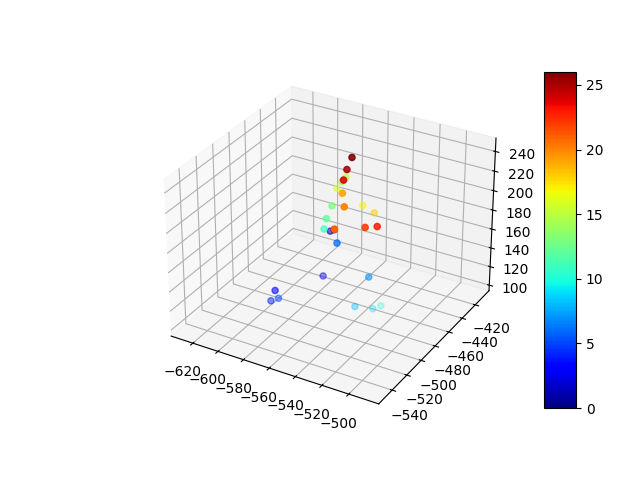
#> input picture scatter0.png, 640 x 480 px; its folder holds only this picture in this run
$ python -i bvh_file_reader.py   (imports and definitions only)
#> lines starting #> are read from the running program, lines starting #| are printed output that depends on the picture
import zipfile
import os
from plot_joints import scatter3d
from bvh_helper import process_bvhfile
import numpy as np
import csv
from tqdm import tqdm
from VirtualIMU.utils.extract_coordinates import extractWristCoordinatesBVH


def get_children(joint):
    return [i for i in joint.filter('JOINT')]

def get_offset(joint):
    x,y,z = next(joint.filter('OFFSET')).value[1:]
    return np.array([float(x),float(y),float(z)])

def process_bvh(data):
    mocap = Bvh(data)
    root = next(mocap.root.filter('ROOT'))
    currJoints = get_children(root)
    offset = get_offset(root)
    offsets = {root.name:offset}
    while len(currJoints)>0:
        joint = currJoints.pop()
        parent = joint.parent.name
        offsets[joint.name] = offsets[parent] + get_offset(joint)
        currJoints.extend(get_children(joint))

    for joint in offsets.keys():
        magnitude = np.sqrt(np.sum(offsets[joint]**2))
        theta_x = np.arctan2(offsets[joint][1],offsets[joint][2])
        theta_y = np.arctan2(offsets[joint][0],offsets[joint][2])
        theta_z = np.arctan2(offsets[joint][0],offsets[joint][1])
        x = magnitude * np.cos(theta_x)-np.sin(theta_x)
        y = magnitude * np.cos(theta_y)-np.sin(theta_y)
        z = magnitude * np.cos(theta_z)-np.sin(theta_z)
        offsets[joint] = np.array([x,y,z])
    p = np.array([offsets[joint] for joint in offsets.keys()])
    scatter3d(p[:,0],p[:,1],p[:,1],range(22),labels=offsets.keys())


# Directory containing the .tar.bz2 files
directory_path = './data'

# [1 line not run here, left out]
# [1 line that did not run here, left out]
header_written = False

# List all .tar.bz2 files in the directory
# [1 line that did not run here, left out]
# [1 line that did not run here, left out]

# [66 lines not run here, left out]

>>> import cv2
>>> picture = cv2.imread('scatter0.png', cv2.IMREAD_GRAYSCALE)
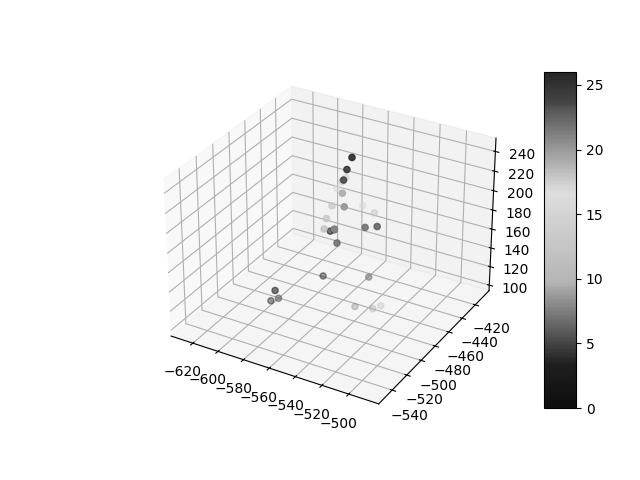
#> picture: shape (480, 640); min 0, max 255, mean 242.7
#> (the run stopped early here; a loop or call above may not have finished)
